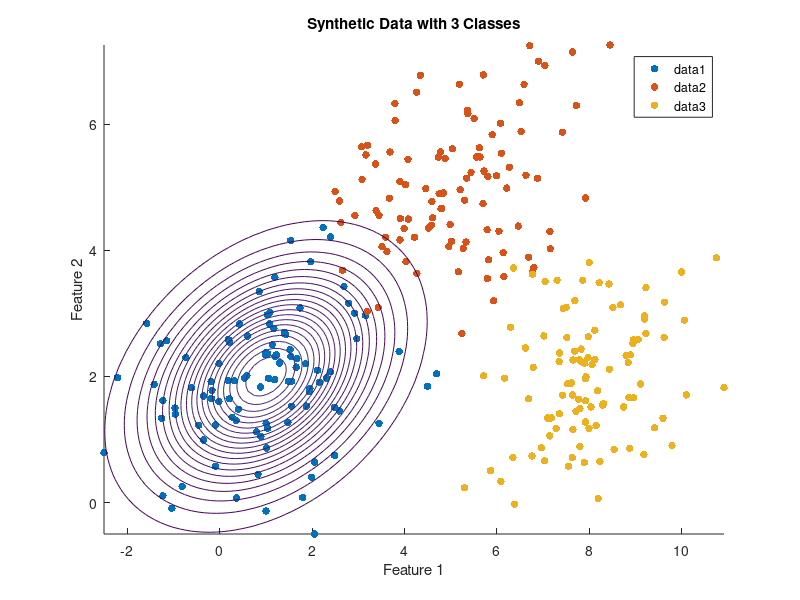

Recreate this plot in MATLAB. (Note: this script raises an error after producing the figure.)
clc;
close all;
clear;

% rng(1);  % Set the random seed for reproducibility

%% generate data
% Number of samples per class
numSamples = [100,100,100];

% Mean vectors for each class
mu1 = [1 2];
mu2 = [5 5];
mu3 = [8 2];
mu = [mu1;mu2;mu3];

% Covariance matrix (same for all classes)
sigma = [2 0.5; 0.5 1];
invSigma = inv(sigma);

% Generate synthetic data for each class
data1 = mvnrnd(mu1, sigma, numSamples(1));
data2 = mvnrnd(mu2, sigma, numSamples(2));
data3 = mvnrnd(mu3, sigma, numSamples(3));

% Combine data from all classes
allData = [data1; data2; data3];

% Create labels
labels = [ones(numSamples(1), 1); 2 * ones(numSamples(2), 1); 3 * ones(numSamples(3), 1)];

% Specify colors for each class
col = [[0 0.4470 0.7410];
       [0.8500 0.3250 0.0980];
       [0.9290 0.6940 0.1250]];

%% LDA
% Train Linear Discriminant Analysis (LDA) classifier
LDAcls = fitcdiscr(allData, labels, 'DiscrimType', 'linear');

%% 2D Plot
figure(1);
hold on;
% Point colors for scatter plot
colors = [repmat(col(1,:), numSamples(1), 1);
          repmat(col(2,:), numSamples(2), 1);
          repmat(col(3,:), numSamples(3), 1)];

% Scatter plot of the synthetic data
scatter(data1(:, 1), data1(:, 2), 30, col(1,:),'filled');
scatter(data2(:, 1), data2(:, 2), 30, col(2,:),'filled');
scatter(data3(:, 1), data3(:, 2), 30, col(3,:),'filled');
title('Synthetic Data with 3 Classes');
xlabel('Feature 1');
ylabel('Feature 2');
legend();
hold off;

% Construct meshgrid
[X, Y] = meshgrid(linspace(min(allData(:, 1)), max(allData(:, 1)), 100), ...
                      linspace(min(allData(:, 2)), max(allData(:, 2)), 100));
for k = 1:3
    % Plot contours of PDF
    Z_PDF = mvnpdf([X(:) Y(:)], mu(k,:), sigma);
    Z_PDF = reshape(Z_PDF, size(X));
    figure(1);
    hold on
    contour(X, Y, Z_PDF,20,'EdgeColor',col(k,:), 'DisplayName', ['PDF Contours Class ' num2str(k)]);

    % Compute coefficients for linear discriminant (LD) functions (exact)
    const = - 0.5 * mu(k, :) * invSigma * mu(k, :)';
    lin = mu(k, :) * invSigma;
    % quad = - 0.5 * invSigma;
    % Compute LD functions values
    Z_LD = [X(:) Y(:)] * lin' + const;
    Z_LD = reshape(Z_LD, size(X));
    % Z_QD = dot([X(:) Y(:)],[X(:) Y(:)]*quad,2) + [X(:) Y(:)] * lin' + const;
    % Z_QD = reshape(Z_QD, size(X));
    % Plot contours of LD function
    % contour(X, Y, Z_LD,'EdgeColor',col(k,:), 'DisplayName', ['LD Contours, Class ' num2str(k)]);
    
    % Compute (estimate) decision boundary from sample
    x = linspace(min(allData(:, 1)), max(allData(:, 1)), 100);
    for i = k+1:3
        y = (LDAcls.Coeffs(k,i).Const + LDAcls.Coeffs(k,i).Linear(1) * x)/LDAcls.Coeffs(k,i).Linear(2);
        
        % Compute decision boundary function
        Z_DB = [X(:) Y(:)] * LDAcls.Coeffs(k,i).Linear + LDAcls.Coeffs(k,i).Const;
        Z_DB = reshape(Z_DB, size(X));
        
        % Plot estimated decision boundary
        contour(X, Y, Z_DB, [0 0],'--', 'DisplayName', ['Estimated Decision Boundary ' num2str(k),'-', num2str(i)], 'LineColor', 'k');
    end

    % Plot means
    scatter(mu(k, 1), mu(k, 2), 100, 'k', 'x', 'LineWidth', 2, 'DisplayName', ['Mean Class ' num2str(k)]);
    hold off

    figure(2);
    title('PDF and LD functions');
    hold on
    colors = repmat(reshape(col(k,:), 1, 1, []), [size(X), 1]);
    surf(X, Y, 500*Z_PDF,colors);
    surf(X, Y, Z_LD,colors);
    alpha(0.5);
    view(3)
    hold off;
end

%% Predict Classes
predictedLabels = predict(LDAcls,allData);

figure
confusionchart(labels,predictedLabels)